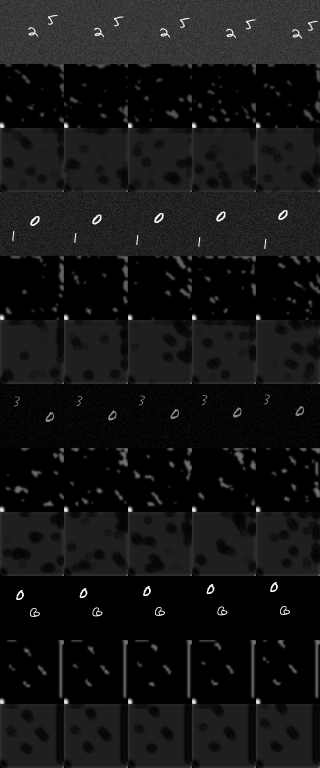
#> input picture runs/e2e_cnn_full/epoch2_step400.png, 640 x 1536 px (shown at 1/2 size)
$ python batch_eval_adaptive.py --in ../runs/e2e_cnn_full --out out   (older library calls are emulated)
#> lines starting #> are read from the running program, lines starting #| are printed output that depends on the picture
### utils/adaptive_encoding.py
"""
Adaptive encoding policy utilities.

This module is intentionally model-agnostic: given (candidate -> stim grid),
it provides:
- candidate definitions
- foreground/boundary proxy masks on the electrode grid
- a foreground-fidelity proxy score
- hysteresis selection for video
"""

from __future__ import annotations

from dataclasses import dataclass
from typing import Dict, Iterable, List, Optional, Tuple

import numpy as np

try:
    import cv2  # type: ignore
except Exception:  # pragma: no cover
    cv2 = None  # type: ignore


@dataclass(frozen=True)
class EncodingCandidate:
    name: str
    outline_mode: str  # "seg_boundary" | "pixel_edges"
    edge_method: str  # "canny_multi" | "scharr" | "sobel" | "laplacian" | "canny"
    contrast_mode: str  # "none" | "clahe" | "gamma" | "retinex"
    gamma: float = 1.0
    use_bilateral: bool = True
    fill_weight: float = 0.18
    bg_suppress: float = 0.75


@dataclass(frozen=True)
class CandidateScore:
    score: float
    fg_energy: float
    boundary_energy: float
    leak_energy: float
    active_dots: int
    dot_count_error: float
    flicker: float


def _safe_div(a: float, b: float) -> float:
    return float(a / b) if abs(b) > 1e-12 else 0.0


def _normalize01(x: np.ndarray) -> np.ndarray:
    x = np.asarray(x, dtype=np.float32)
    mn = float(np.min(x)) if x.size else 0.0
    mx = float(np.max(x)) if x.size else 1.0
    if mx - mn < 1e-8:
        return np.clip(x, 0.0, 1.0)
    return np.clip((x - mn) / (mx - mn), 0.0, 1.0)


def resize_to_grid(m: np.ndarray, grid_n: int) -> np.ndarray:
    m = np.asarray(m, dtype=np.float32)
    if m.ndim != 2:
        raise ValueError("resize_to_grid expects 2D array")
    if cv2 is None:
        # Nearest-neighbor fallback without OpenCV
        h, w = m.shape
        ys = (np.linspace(0, h - 1, grid_n)).astype(np.int32)
        xs = (np.linspace(0, w - 1, grid_n)).astype(np.int32)
        return m[ys][:, xs].astype(np.float32)
    return cv2.resize(m, (grid_n, grid_n), interpolation=cv2.INTER_AREA).astype(np.float32)


def grid_foreground_mask(
    *,
    gate: Optional[np.ndarray],
    object_mask_u8: Optional[np.ndarray],
    grid_n: int,
    gate_thresh: float = 0.25,
) -> np.ndarray:
    """
    Build a foreground proxy on the electrode grid using (object mask OR gate).
    Returns float32 mask in [0,1].
    """
    fg = np.zeros((grid_n, grid_n), dtype=np.float32)
    if object_mask_u8 is not None and object_mask_u8.size > 0:
        obj = (np.asarray(object_mask_u8, dtype=np.uint8) > 0).astype(np.float32)
        fg = np.maximum(fg, (resize_to_grid(obj, grid_n) > 0.10).astype(np.float32))
    if gate is not None and gate.size > 0:
        g = _normalize01(np.asarray(gate, dtype=np.float32))
        fg = np.maximum(fg, (resize_to_grid(g, grid_n) > float(gate_thresh)).astype(np.float32))
    return np.clip(fg, 0.0, 1.0).astype(np.float32)


# [18 lines left out: function grid_boundary_mask, not called in this run]


def score_stim_grid(
    *,
    stim_grid: np.ndarray,
    fg_mask_g: np.ndarray,
    boundary_mask_g: Optional[np.ndarray] = None,
    target_active_dots: Optional[int] = None,
    prev_stim_grid: Optional[np.ndarray] = None,
    stim_thr: float = 1e-6,
    weights: Optional[Dict[str, float]] = None,
) -> CandidateScore:
    """
    Foreground-fidelity proxy score for a (grid_n x grid_n) stimulation grid.

    Interpretable terms:
    - fg_energy: fraction of stimulation energy on foreground
    - boundary_energy: fraction of energy on boundary proxy (if provided)
    - leak_energy: fraction of energy off foreground
    - dot_count_error: relative error vs target active electrodes
    - flicker: mean abs change of active mask vs prev (video stability)
    """
    if weights is None:
        weights = {
            "fg": 1.35,
            "boundary": 0.70,
            "leak": 0.85,
            "dot_err": 0.15,
            "flicker": 0.30,
        }

    stim = np.clip(np.asarray(stim_grid, dtype=np.float32), 0.0, 1.0)
    fg = (np.asarray(fg_mask_g, dtype=np.float32) > 0.5).astype(np.float32)
    bnd = None
    if boundary_mask_g is not None and np.asarray(boundary_mask_g).size > 0:
        bnd = (np.asarray(boundary_mask_g, dtype=np.float32) > 0.5).astype(np.float32)

    total_e = float(np.sum(stim) + 1e-8)
    fg_e = float(np.sum(stim * fg))
    leak_e = float(np.sum(stim * (1.0 - fg)))
    bnd_e = float(np.sum(stim * bnd)) if bnd is not None else 0.0

    fg_energy = _safe_div(fg_e, total_e)
    leak_energy = _safe_div(leak_e, total_e)
    boundary_energy = _safe_div(bnd_e, total_e) if bnd is not None else 0.0

    active_dots = int(np.sum(stim > float(stim_thr)))
    dot_count_error = 0.0
    if target_active_dots is not None and int(target_active_dots) > 0:
        dot_count_error = abs(active_dots - int(target_active_dots)) / float(target_active_dots)

    flicker = 0.0
    if prev_stim_grid is not None and np.asarray(prev_stim_grid).shape == stim.shape:
        prev = np.asarray(prev_stim_grid, dtype=np.float32)
        flicker = float(np.mean(np.abs((stim > stim_thr).astype(np.float32) - (prev > stim_thr).astype(np.float32))))

    score = (
        float(weights["fg"]) * fg_energy
        + float(weights["boundary"]) * boundary_energy
        - float(weights["leak"]) * leak_energy
        - float(weights["dot_err"]) * dot_count_error
        - float(weights["flicker"]) * flicker
    )

    return CandidateScore(
        score=float(score),
        fg_energy=float(fg_energy),
        boundary_energy=float(boundary_energy),
        leak_energy=float(leak_energy),
        active_dots=int(active_dots),
        dot_count_error=float(dot_count_error),
        flicker=float(flicker),
    )


def default_candidates(*, has_object_boundary: bool) -> List[EncodingCandidate]:
    """
    Small candidate set: fast enough to evaluate per frame.
    """
    c: List[EncodingCandidate] = []

    if has_object_boundary:
        c.append(
            EncodingCandidate(
                name="boundary_first_fill_low",
                outline_mode="seg_boundary",
                edge_method="canny_multi",
                contrast_mode="none",
                fill_weight=0.28,
                bg_suppress=0.72,
                use_bilateral=False,
            )
        )
        c.append(
            EncodingCandidate(
                name="boundary_first_fill_high",
                outline_mode="seg_boundary",
                edge_method="canny_multi",
                contrast_mode="none",
                fill_weight=0.40,
                bg_suppress=0.78,
                use_bilateral=False,
            )
        )

    # Pixel-edge fallbacks with contrast help
    c.extend(
        [
            EncodingCandidate(
                name="edges_clahe_canny_multi",
                outline_mode="pixel_edges",
                edge_method="canny_multi",
                contrast_mode="clahe",
                fill_weight=0.24,
                bg_suppress=0.68,
                use_bilateral=True,
            ),
            EncodingCandidate(
                name="edges_gamma_scharr",
                outline_mode="pixel_edges",
                edge_method="scharr",
                contrast_mode="gamma",
                gamma=0.75,
                fill_weight=0.28,
                bg_suppress=0.72,
                use_bilateral=True,
            ),
            EncodingCandidate(
                name="edges_retinex_canny_multi",
                outline_mode="pixel_edges",
                edge_method="canny_multi",
                contrast_mode="retinex",
                fill_weight=0.26,
                bg_suppress=0.72,
                use_bilateral=True,
            ),
            EncodingCandidate(
                name="edges_texture_suppression",
                outline_mode="pixel_edges",
                edge_method="canny_multi",
                contrast_mode="clahe",
                fill_weight=0.16,
                bg_suppress=0.84,
                use_bilateral=True,
            ),
            EncodingCandidate(
                name="edges_detail_balanced",
                outline_mode="pixel_edges",
                edge_method="scharr",
                contrast_mode="clahe",
                fill_weight=0.32,
                bg_suppress=0.60,
                use_bilateral=True,
            ),
        ]
    )
    return c


# [42 lines left out: function select_with_hysteresis, not called in this run]


def clahe_u8(gray_u8: np.ndarray, clip_limit: float = 2.0, tile_grid: Tuple[int, int] = (8, 8)) -> np.ndarray:
    if cv2 is None:
        return np.asarray(gray_u8, dtype=np.uint8)
    clahe = cv2.createCLAHE(clipLimit=float(clip_limit), tileGridSize=tuple(tile_grid))
    return clahe.apply(np.asarray(gray_u8, dtype=np.uint8))


def gamma_u8(gray_u8: np.ndarray, gamma: float) -> np.ndarray:
    g = float(max(1e-3, gamma))
    x = np.asarray(gray_u8, dtype=np.float32) / 255.0
    y = np.power(np.clip(x, 0.0, 1.0), g)
    return (np.clip(y, 0.0, 1.0) * 255.0).astype(np.uint8)


def retinex_ssr_u8(gray_u8: np.ndarray, sigma: float = 30.0) -> np.ndarray:
    """
    Single-scale retinex (SSR) approximation:
      R = log(I) - log(GaussianBlur(I))
    normalized to uint8.
    """
    if cv2 is None:
        return np.asarray(gray_u8, dtype=np.uint8)
    I = np.asarray(gray_u8, dtype=np.float32) / 255.0
    I = np.clip(I, 1e-6, 1.0)
    blur = cv2.GaussianBlur(I, (0, 0), float(sigma))
    blur = np.clip(blur, 1e-6, 1.0)
    R = np.log(I) - np.log(blur)
    R = _normalize01(R)
    return (R * 255.0).astype(np.uint8)

### utils/dot_phosphene_renderer.py
"""
Simple sparse dot phosphene renderer.

Goal:
- Render a stimulation grid (e.g. 60x60 or 6x10) as *dots* (Gaussian blobs) on black,
  without cortical magnification or axon streaks.
- Designed for "dot-tracing" subject outlines + a few interior/foreground dots.
"""

from __future__ import annotations

from dataclasses import dataclass
from typing import Literal, Optional, Tuple

import numpy as np
import cv2


BlendMode = Literal["sum", "max"]


@dataclass
class DotRenderParams:
    sigma_px: float = 1.6
    intensity_gamma: float = 0.85
    output_gamma: float = 0.85
    blend: BlendMode = "sum"
    jitter_px: float = 0.0


def render_dots_from_grid(
    stim_grid: np.ndarray,
    *,
    output_size: Tuple[int, int],
    params: Optional[DotRenderParams] = None,
) -> np.ndarray:
    """
    Args:
        stim_grid: (H,W) in [0,1]
        output_size: (out_h, out_w)
    Returns:
        uint8 grayscale (out_h,out_w)
    """
    if params is None:
        params = DotRenderParams()
    stim = np.asarray(stim_grid, dtype=np.float32)
    if stim.ndim != 2:
        raise ValueError("stim_grid must be 2D")
    stim = np.clip(stim, 0.0, 1.0)
    sh, sw = stim.shape
    out_h, out_w = output_size

    # Pick active electrodes
    ys, xs = np.nonzero(stim > 1e-6)
    if ys.size == 0:
        return np.zeros((out_h, out_w), dtype=np.uint8)

    inten = stim[ys, xs].astype(np.float32)
    inten = np.power(np.clip(inten, 0.0, 1.0), float(params.intensity_gamma)).astype(np.float32)

    sigma = float(max(0.5, params.sigma_px))
    k = int(np.ceil(4.0 * sigma)) * 2 + 1
    k = max(3, k | 1)
    c = k // 2
    ax = (np.arange(k, dtype=np.float32) - c).astype(np.float32)
    yy, xx = np.meshgrid(ax, ax, indexing="ij")
    ker = np.exp(-(xx * xx + yy * yy) / (2.0 * sigma * sigma + 1e-8)).astype(np.float32)
    ker = ker / (float(np.max(ker)) + 1e-8)

    canvas = np.zeros((out_h, out_w), dtype=np.float32)
    rng = np.random.default_rng(0)
    for y0, x0, a in zip(ys.tolist(), xs.tolist(), inten.tolist()):
        cy = int((y0 + 0.5) / max(1, sh) * out_h)
        cx = int((x0 + 0.5) / max(1, sw) * out_w)
        if params.jitter_px and params.jitter_px > 1e-6:
            cy = int(cy + rng.normal(0.0, float(params.jitter_px)))
            cx = int(cx + rng.normal(0.0, float(params.jitter_px)))
        top = cy - c
        left = cx - c
        y1 = max(0, top)
        x1 = max(0, left)
        y2 = min(out_h, top + k)
        x2 = min(out_w, left + k)
        ky1 = y1 - top
        kx1 = x1 - left
        ky2 = ky1 + (y2 - y1)
        kx2 = kx1 + (x2 - x1)
        if y2 <= y1 or x2 <= x1:
            continue
        patch = ker[ky1:ky2, kx1:kx2] * float(a)
        if params.blend == "max":
            canvas[y1:y2, x1:x2] = np.maximum(canvas[y1:y2, x1:x2], patch)
        else:
            canvas[y1:y2, x1:x2] = np.clip(canvas[y1:y2, x1:x2] + patch, 0.0, 1.0)

    # Tiny blur to reduce pixelation at small sigmas
    if sigma < 1.2:
        canvas = cv2.GaussianBlur(canvas, (0, 0), sigmaX=0.35, sigmaY=0.35)

    # Normalize and output gamma
    mn, mx = float(canvas.min()), float(canvas.max())
    if mx - mn > 1e-8:
        canvas = (canvas - mn) / (mx - mn)
    canvas = np.power(np.clip(canvas, 0.0, 1.0), float(params.output_gamma)).astype(np.float32)
    return (np.clip(canvas, 0.0, 1.0) * 255.0).astype(np.uint8)

### utils/batch_eval_adaptive.py
"""
Batch evaluation harness for adaptive encoding.

Usage:
  python -m utils.batch_eval_adaptive --in path/to/images --out runs/adaptive_eval

Saves:
  - per-image composite grid (candidates + chosen)
  - per-image JSON metrics
  - summary CSV
"""

from __future__ import annotations

import argparse
import json
from pathlib import Path
from typing import Dict, Any, List, Tuple, Optional

import numpy as np
import cv2

from utils.adaptive_encoding import (
    EncodingCandidate,
    CandidateScore,
    default_candidates,
    grid_foreground_mask,
    grid_boundary_mask,
    score_stim_grid,
)


def _robust_normalize(x: np.ndarray, p_lo: float = 1.0, p_hi: float = 99.0) -> np.ndarray:
    x = np.asarray(x, dtype=np.float32)
    lo = float(np.percentile(x, p_lo))
    hi = float(np.percentile(x, p_hi))
    if hi - lo < 1e-8:
        return np.clip(x, 0.0, 1.0).astype(np.float32)
    return np.clip((x - lo) / (hi - lo), 0.0, 1.0).astype(np.float32)


# [6 lines left out: function _mask_boundary, not called in this run]


def _simple_gate(gray_u8: np.ndarray) -> np.ndarray:
    """
    Lightweight foreground proxy when you don't want to run segmentation/YOLO:
    - local contrast + edges, normalized
    """
    g = np.asarray(gray_u8, dtype=np.uint8)
    clahe = cv2.createCLAHE(clipLimit=2.0, tileGridSize=(8, 8))
    g2 = clahe.apply(g)
    edges = cv2.Canny(cv2.GaussianBlur(g2, (5, 5), 0), 50, 150).astype(np.float32) / 255.0
    lum = (g2.astype(np.float32) / 255.0)
    lp = cv2.GaussianBlur(lum, (0, 0), 3.0)
    detail = np.abs(lum - lp).astype(np.float32)
    gate = _robust_normalize(0.65 * edges + 0.35 * detail, 1.0, 99.0)
    gate = cv2.GaussianBlur(gate, (0, 0), 1.2)
    return _robust_normalize(gate, 1.0, 99.0)


def _candidate_stim(
    gray_u8: np.ndarray,
    *,
    cand: EncodingCandidate,
    grid_n: int = 60,
) -> Tuple[np.ndarray, np.ndarray]:
    """
    Produce a candidate stimulation grid + an edges visualization map (H,W float32 in [0,1]).
    This is a simplified version of what `app.py` does, meant for offline comparison.
    """
    from utils.adaptive_encoding import clahe_u8, gamma_u8, retinex_ssr_u8

    g = np.asarray(gray_u8, dtype=np.uint8)
    if cand.contrast_mode == "clahe":
        g = clahe_u8(g)
    elif cand.contrast_mode == "gamma":
        g = gamma_u8(g, cand.gamma)
    elif cand.contrast_mode == "retinex":
        g = retinex_ssr_u8(g)

    if cand.use_bilateral:
        try:
            g = cv2.bilateralFilter(g, d=7, sigmaColor=55, sigmaSpace=7)
        except Exception:
            pass

    # Edges
    if cand.edge_method == "scharr":
        gx = cv2.Scharr(g, cv2.CV_32F, 1, 0)
        gy = cv2.Scharr(g, cv2.CV_32F, 0, 1)
        mag = np.sqrt(gx * gx + gy * gy)
        edges = _robust_normalize(mag, 1.0, 99.0)
    else:
        edges = cv2.Canny(cv2.GaussianBlur(g, (5, 5), 0), 50, 150).astype(np.float32) / 255.0
        edges = cv2.GaussianBlur(edges, (0, 0), 0.6)
        edges = _robust_normalize(edges, 1.0, 99.0)

    # Luminance for fill
    lum = (g.astype(np.float32) / 255.0)
    lum = cv2.GaussianBlur(lum, (0, 0), 1.0)
    lum = _robust_normalize(lum, 2.0, 98.0)
    lp = cv2.GaussianBlur(lum, (0, 0), 3.0)
    detail = np.abs(lum - lp).astype(np.float32)
    detail = _robust_normalize(detail, 2.0, 99.0)
    lum = _robust_normalize(0.65 * lum + 0.35 * detail, 1.0, 99.0)

    # Grid score -> sparse top-k
    edge_g = cv2.resize(edges, (grid_n, grid_n), interpolation=cv2.INTER_AREA).astype(np.float32)
    lum_g = cv2.resize(lum, (grid_n, grid_n), interpolation=cv2.INTER_AREA).astype(np.float32)
    edge_g = _robust_normalize(edge_g, 1.0, 99.0)
    lum_g = _robust_normalize(lum_g, 1.0, 99.0)
    score_g = np.clip((1.0 - float(cand.fill_weight)) * edge_g + float(cand.fill_weight) * lum_g, 0.0, 1.0)
    score_g = _robust_normalize(score_g, 1.0, 99.0)

    # fixed budget for comparison
    budget = int(np.clip(grid_n * grid_n * 0.12, grid_n * grid_n * 0.05, grid_n * grid_n * 0.16))
    flat = score_g.reshape(-1)
    idx = np.argpartition(flat, -budget)[-budget:]
    used = np.zeros_like(flat, dtype=np.float32)
    used[idx] = 1.0
    used = used.reshape(score_g.shape)
    stim_g = np.clip(score_g * used, 0.0, 1.0).astype(np.float32)
    return stim_g, edges


def _render_dots(stim_g: np.ndarray, out_hw: Tuple[int, int]) -> np.ndarray:
    from utils.dot_phosphene_renderer import DotRenderParams, render_dots_from_grid

    return render_dots_from_grid(
        np.asarray(stim_g, dtype=np.float32),
        output_size=out_hw,
        params=DotRenderParams(sigma_px=1.6, blend="sum", jitter_px=0.0),
    )


def _tile(images: List[np.ndarray], cols: int) -> np.ndarray:
    rows = int(np.ceil(len(images) / max(1, cols)))
    h = max(int(im.shape[0]) for im in images)
    w = max(int(im.shape[1]) for im in images)
    out = np.zeros((rows * h, cols * w), dtype=np.uint8)
    for i, im in enumerate(images):
        r = i // cols
        c = i % cols
        hh, ww = im.shape[:2]
        out[r * h : r * h + hh, c * w : c * w + ww] = im
    return out


def _list_images(in_dir: Path) -> List[Path]:
    exts = {".jpg", ".jpeg", ".png", ".bmp", ".webp"}
    return sorted([p for p in in_dir.rglob("*") if p.suffix.lower() in exts])


def main():
    ap = argparse.ArgumentParser()
    ap.add_argument("--in", dest="in_dir", required=True, help="Input directory of images")
    ap.add_argument("--out", dest="out_dir", required=True, help="Output directory for eval artifacts")
    ap.add_argument("--grid", type=int, default=60)
    ap.add_argument("--cols", type=int, default=3)
    args = ap.parse_args()

    in_dir = Path(args.in_dir)
    out_dir = Path(args.out_dir)
    out_dir.mkdir(parents=True, exist_ok=True)
    (out_dir / "per_image").mkdir(parents=True, exist_ok=True)

    paths = _list_images(in_dir)
    if not paths:
        raise SystemExit(f"No images found in {in_dir}")

    summary_rows: List[Dict[str, Any]] = []
    for p in paths:
        bgr = cv2.imread(str(p), cv2.IMREAD_COLOR)
#> bgr is the input picture: shape (1536, 640, 3); min 0, max 255, mean 20.1
        if bgr is None:
            continue
        h, w = bgr.shape[:2]
        gray = cv2.cvtColor(bgr, cv2.COLOR_BGR2GRAY)

        gate = _simple_gate(gray)
#> in _simple_gate, `edges = cv2.Canny(cv2.GaussianBlur(g2, (5, 5), 0), 50, 150).astype(np...`:
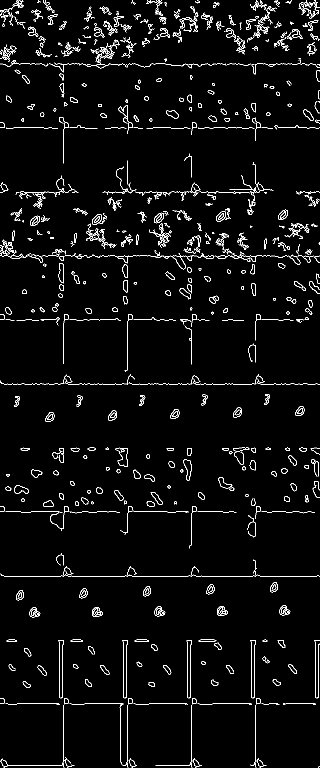
#> edges: shape (1536, 640) float32 (shown at 1/2 size); values 0 (black) and 1 (white), 3.3% white in thin lines or dots
#> in _simple_gate, `lp = cv2.GaussianBlur(lum, (0, 0), 3.0)`:
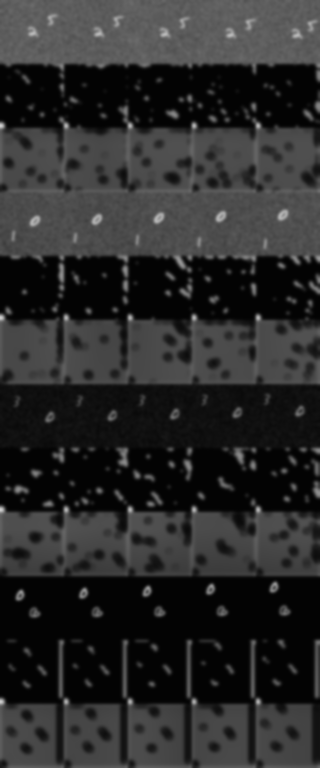
#> lp: shape (1536, 640) float32 (shown at 1/2 size); min 0.0118, max 0.822, mean 0.168
#> in _robust_normalize, `x = np.asarray(x, dtype=np.float32)`:
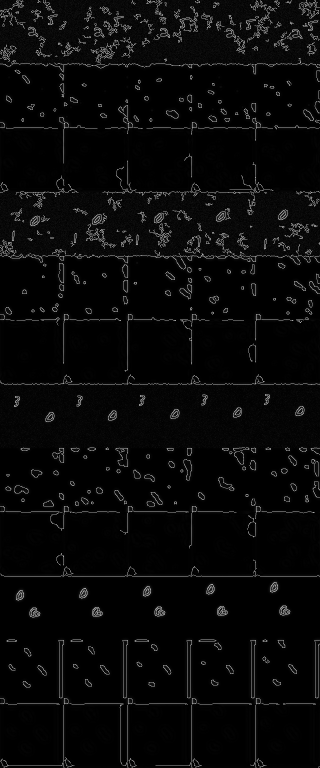
#> x: shape (1536, 640) float32 (shown at 1/2 size); min 0, max 0.882, mean 0.0347
#> in _robust_normalize, `lo = float(np.percentile(x, p_lo))`: lo = 6.52e-10
#> in _robust_normalize, `hi = float(np.percentile(x, p_hi))`: hi = 0.694
#> in _simple_gate, `gate = cv2.GaussianBlur(gate, (0, 0), 1.2)`:
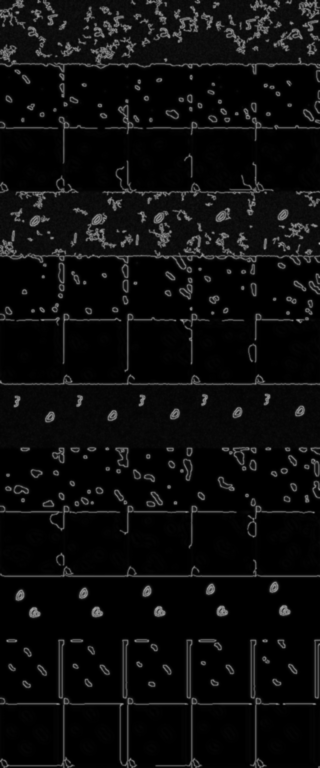
#> gate: shape (1536, 640) float32 (shown at 1/2 size); min 0, max 0.677, mean 0.0497
#> call 2 of _robust_normalize, with p_lo = 1, p_hi = 99
#> in _robust_normalize (call 2), `lo = float(np.percentile(x, p_lo))`: lo = 0
#> in _robust_normalize (call 2), `hi = float(np.percentile(x, p_hi))`: hi = 0.453
#> in _robust_normalize (call 2), `return np.clip((x - lo) / (hi - lo), 0.0, 1.0).astype(np.float32)`:
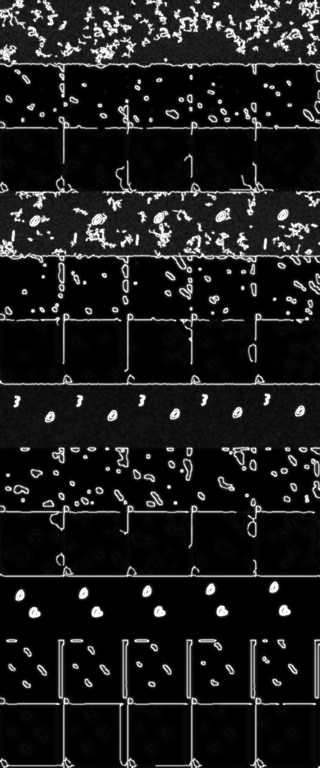
#> returned value: shape (1536, 640) float32 (shown at 1/2 size); min 0, max 1, mean 0.109
        fg_mask_g = grid_foreground_mask(gate=gate, object_mask_u8=None, grid_n=int(args.grid), gate_thresh=0.25)
#> in _normalize01, `mn = float(np.min(x)) if x.size else 0.0`: mn = 0
#> in _normalize01, `mx = float(np.max(x)) if x.size else 1.0`: mx = 1
#> in grid_foreground_mask, `fg = np.maximum(fg, (resize_to_grid(g, grid_n) > float(gate_thresh)).a..`:
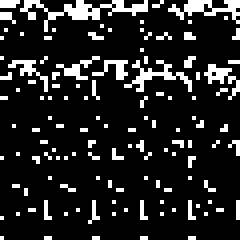
#> fg: shape (60, 60) float32 (shown 4 times larger); values 0 (black) and 1 (white), 14.2% white in thin lines or dots
        boundary_mask_g = None

        candidates = default_candidates(has_object_boundary=False)
        scored: List[Tuple[EncodingCandidate, CandidateScore]] = []
        stim_cache: Dict[str, np.ndarray] = {}
        img_cache: Dict[str, np.ndarray] = {}
        for cand in candidates:
            stim_g, _ = _candidate_stim(gray, cand=cand, grid_n=int(args.grid))
            stim_cache[cand.name] = stim_g
            cs = score_stim_grid(stim_grid=stim_g, fg_mask_g=fg_mask_g, boundary_mask_g=boundary_mask_g, target_active_dots=int(args.grid * args.grid * 0.12))
            scored.append((cand, cs))
#> this loop made 5 passes
#> (total_e in score_stim_grid, fg_e in score_stim_grid, leak_e in score_stim_grid, fg_energy in score_stim_grid, leak_energy in score_stim_grid, score in score_stim_grid) on passes 1, 2, 4, 5: (263.7, 203.1, 60.65, 0.77, 0.23, 0.844), (260.5, 206.2, 54.23, 0.792, 0.208, 0.892), (263, 201.6, 61.33, 0.767, 0.233, 0.837), (299.7, 237.5, 62.25, 0.792, 0.208, 0.893)
#> pass 1, in _candidate_stim, `edges = cv2.Canny(cv2.GaussianBlur(g, (5, 5), 0), 50, 150).astype(np.f..`:
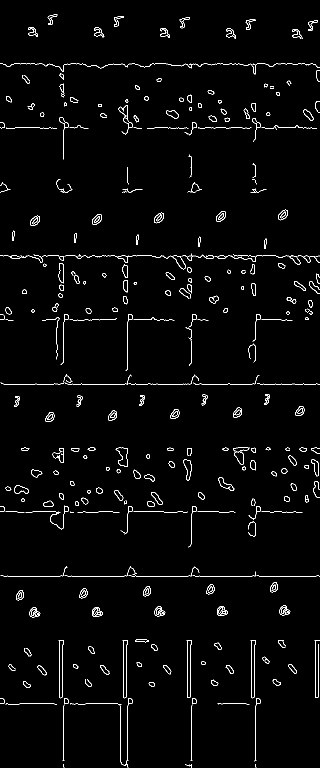
#> edges: shape (1536, 640) float32 (shown at 1/2 size); values 0 (black) and 1 (white), 2% white in thin lines or dots
#> after the loop, scored = 5 items; stim_cache = 5 items

        scored_sorted = sorted(scored, key=lambda t: float(t[1].score), reverse=True)
#> scored_sorted = 5 items
#> (the rest of the program and of its run is left out)
